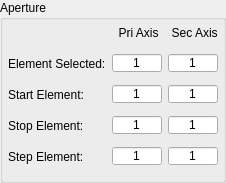
            <widget class="QGroupBox" name="BoxAperture">
             <property name="maximumSize">
              <size>
               <width>310</width>
               <height>180</height>
              </size>
             </property>
             <property name="title">
              <string>Aperture</string>
             </property>
             <layout class="QGridLayout" name="gridLayout_24">
              <property name="leftMargin">
               <number>5</number>
              </property>
              <property name="topMargin">
               <number>0</number>
              </property>
              <property name="rightMargin">
               <number>5</number>
              </property>
              <item row="0" column="0">
               <layout class="QGridLayout" name="gridLayout_12">
                <item row="0" column="1">
                 <widget class="QLabel" name="LlabelPriAxis">
                  <property name="sizePolicy">
                   <sizepolicy hsizetype="Preferred" vsizetype="Fixed">
                    <horstretch>0</horstretch>
                    <verstretch>0</verstretch>
                   </sizepolicy>
                  </property>
                  <property name="minimumSize">
                   <size>
                    <width>0</width>
                    <height>25</height>
                   </size>
                  </property>
                  <property name="maximumSize">
                   <size>
                    <width>16777215</width>
                    <height>25</height>
                   </size>
                  </property>
                  <property name="text">
                   <string> Pri Axis</string>
                  </property>
                  <property name="alignment">
                   <set>Qt::AlignCenter</set>
                  </property>
                 </widget>
                </item>
                <item row="0" column="2">
                 <widget class="QLabel" name="LlabelSecAxis">
                  <property name="text">
                   <string> Sec Axis</string>
                  </property>
                  <property name="alignment">
                   <set>Qt::AlignCenter</set>
                  </property>
                 </widget>
                </item>
                <item row="1" column="0">
                 <widget class="QLabel" name="LabelElementSelect">
                  <property name="sizePolicy">
                   <sizepolicy hsizetype="Preferred" vsizetype="Preferred">
                    <horstretch>0</horstretch>
                    <verstretch>0</verstretch>
                   </sizepolicy>
                  </property>
                  <property name="minimumSize">
                   <size>
                    <width>75</width>
                    <height>25</height>
                   </size>
                  </property>
                  <property name="maximumSize">
                   <size>
                    <width>1777125</width>
                    <height>25</height>
                   </size>
                  </property>
                  <property name="text">
                   <string>Element Selected:</string>
                  </property>
                 </widget>
                </item>
                <item row="1" column="1">
                 <widget class="QSpinBox" name="ValueElementQtyPri">
                  <property name="sizePolicy">
                   <sizepolicy hsizetype="Minimum" vsizetype="Fixed">
                    <horstretch>0</horstretch>
                    <verstretch>0</verstretch>
                   </sizepolicy>
                  </property>
                  <property name="minimumSize">
                   <size>
                    <width>50</width>
                    <height>20</height>
                   </size>
                  </property>
                  <property name="maximumSize">
                   <size>
                    <width>16777215</width>
                    <height>20</height>
                   </size>
                  </property>
                  <property name="alignment">
                   <set>Qt::AlignCenter</set>
                  </property>
                  <property name="buttonSymbols">
                   <enum>QAbstractSpinBox::NoButtons</enum>
                  </property>
                  <property name="minimum">
                   <number>1</number>
                  </property>
                  <property name="maximum">
                   <number>32</number>
                  </property>
                 </widget>
                </item>
                <item row="1" column="2">
                 <widget class="QSpinBox" name="ValueElementQtySec">
                  <property name="sizePolicy">
                   <sizepolicy hsizetype="Minimum" vsizetype="Fixed">
                    <horstretch>0</horstretch>
                    <verstretch>0</verstretch>
                   </sizepolicy>
                  </property>
                  <property name="minimumSize">
                   <size>
                    <width>50</width>
                    <height>20</height>
                   </size>
                  </property>
                  <property name="maximumSize">
                   <size>
                    <width>16777215</width>
                    <height>20</height>
                   </size>
                  </property>
                  <property name="alignment">
                   <set>Qt::AlignCenter</set>
                  </property>
                  <property name="buttonSymbols">
                   <enum>QAbstractSpinBox::NoButtons</enum>
                  </property>
                  <property name="minimum">
                   <number>1</number>
                  </property>
                  <property name="maximum">
                   <number>32</number>
                  </property>
                 </widget>
                </item>
                <item row="2" column="0">
                 <widget class="QLabel" name="LabelElementStart">
                  <property name="sizePolicy">
                   <sizepolicy hsizetype="Fixed" vsizetype="Fixed">
                    <horstretch>0</horstretch>
                    <verstretch>0</verstretch>
                   </sizepolicy>
                  </property>
                  <property name="minimumSize">
                   <size>
                    <width>75</width>
                    <height>25</height>
                   </size>
                  </property>
                  <property name="maximumSize">
                   <size>
                    <width>1777125</width>
                    <height>25</height>
                   </size>
                  </property>
                  <property name="text">
                   <string>Start Element:</string>
                  </property>
                 </widget>
                </item>
                <item row="2" column="1">
                 <widget class="QSpinBox" name="ValueElementStartPri">
                  <property name="sizePolicy">
                   <sizepolicy hsizetype="Minimum" vsizetype="Fixed">
                    <horstretch>0</horstretch>
                    <verstretch>0</verstretch>
                   </sizepolicy>
                  </property>
                  <property name="minimumSize">
                   <size>
                    <width>50</width>
                    <height>20</height>
                   </size>
                  </property>
                  <property name="maximumSize">
                   <size>
                    <width>16777215</width>
                    <height>20</height>
                   </size>
                  </property>
                  <property name="alignment">
                   <set>Qt::AlignCenter</set>
                  </property>
                  <property name="buttonSymbols">
                   <enum>QAbstractSpinBox::NoButtons</enum>
                  </property>
                  <property name="minimum">
                   <number>1</number>
                  </property>
                  <property name="maximum">
                   <number>128</number>
                  </property>
                 </widget>
                </item>
                <item row="2" column="2">
                 <widget class="QSpinBox" name="ValueElementStartSec">
                  <property name="sizePolicy">
                   <sizepolicy hsizetype="Minimum" vsizetype="Fixed">
                    <horstretch>0</horstretch>
                    <verstretch>0</verstretch>
                   </sizepolicy>
                  </property>
                  <property name="minimumSize">
                   <size>
                    <width>50</width>
                    <height>20</height>
                   </size>
                  </property>
                  <property name="maximumSize">
                   <size>
                    <width>16777215</width>
                    <height>20</height>
                   </size>
                  </property>
                  <property name="alignment">
                   <set>Qt::AlignCenter</set>
                  </property>
                  <property name="buttonSymbols">
                   <enum>QAbstractSpinBox::NoButtons</enum>
                  </property>
                  <property name="minimum">
                   <number>1</number>
                  </property>
                  <property name="maximum">
                   <number>128</number>
                  </property>
                 </widget>
                </item>
                <item row="3" column="0">
                 <widget class="QLabel" name="LabelElementStop">
                  <property name="sizePolicy">
                   <sizepolicy hsizetype="Fixed" vsizetype="Fixed">
                    <horstretch>0</horstretch>
                    <verstretch>0</verstretch>
                   </sizepolicy>
                  </property>
                  <property name="minimumSize">
                   <size>
                    <width>75</width>
                    <height>25</height>
                   </size>
                  </property>
                  <property name="maximumSize">
                   <size>
                    <width>75</width>
                    <height>25</height>
                   </size>
                  </property>
                  <property name="text">
                   <string>Stop Element:</string>
                  </property>
                 </widget>
                </item>
                <item row="3" column="1">
                 <widget class="QSpinBox" name="ValueElementStopPri">
                  <property name="sizePolicy">
                   <sizepolicy hsizetype="Minimum" vsizetype="Fixed">
                    <horstretch>0</horstretch>
                    <verstretch>0</verstretch>
                   </sizepolicy>
                  </property>
                  <property name="minimumSize">
                   <size>
                    <width>50</width>
                    <height>20</height>
                   </size>
                  </property>
                  <property name="maximumSize">
                   <size>
                    <width>16777215</width>
                    <height>20</height>
                   </size>
                  </property>
                  <property name="alignment">
                   <set>Qt::AlignCenter</set>
                  </property>
                  <property name="buttonSymbols">
                   <enum>QAbstractSpinBox::NoButtons</enum>
                  </property>
                  <property name="minimum">
                   <number>1</number>
                  </property>
                  <property name="maximum">
                   <number>128</number>
                  </property>
                 </widget>
                </item>
                <item row="3" column="2">
                 <widget class="QSpinBox" name="ValueElementStopSec">
                  <property name="sizePolicy">
                   <sizepolicy hsizetype="Minimum" vsizetype="Fixed">
                    <horstretch>0</horstretch>
                    <verstretch>0</verstretch>
                   </sizepolicy>
                  </property>
                  <property name="minimumSize">
                   <size>
                    <width>50</width>
                    <height>20</height>
                   </size>
                  </property>
                  <property name="maximumSize">
                   <size>
                    <width>16777215</width>
                    <height>20</height>
                   </size>
                  </property>
                  <property name="alignment">
                   <set>Qt::AlignCenter</set>
                  </property>
                  <property name="buttonSymbols">
                   <enum>QAbstractSpinBox::NoButtons</enum>
                  </property>
                  <property name="minimum">
                   <number>1</number>
                  </property>
                  <property name="maximum">
                   <number>128</number>
                  </property>
                 </widget>
                </item>
                <item row="4" column="0">
                 <widget class="QLabel" name="LabelElementStep">
                  <property name="sizePolicy">
                   <sizepolicy hsizetype="Fixed" vsizetype="Fixed">
                    <horstretch>0</horstretch>
                    <verstretch>0</verstretch>
                   </sizepolicy>
                  </property>
                  <property name="minimumSize">
                   <size>
                    <width>75</width>
                    <height>25</height>
                   </size>
                  </property>
                  <property name="maximumSize">
                   <size>
                    <width>75</width>
                    <height>25</height>
                   </size>
                  </property>
                  <property name="text">
                   <string>Step Element:</string>
                  </property>
                 </widget>
                </item>
                <item row="4" column="1">
                 <widget class="QSpinBox" name="ValueElementStepPri">
                  <property name="sizePolicy">
                   <sizepolicy hsizetype="Minimum" vsizetype="Fixed">
                    <horstretch>0</horstretch>
                    <verstretch>0</verstretch>
                   </sizepolicy>
                  </property>
                  <property name="minimumSize">
                   <size>
                    <width>50</width>
                    <height>20</height>
                   </size>
                  </property>
                  <property name="maximumSize">
                   <size>
                    <width>16777215</width>
                    <height>20</height>
                   </size>
                  </property>
                  <property name="alignment">
                   <set>Qt::AlignCenter</set>
                  </property>
                  <property name="buttonSymbols">
                   <enum>QAbstractSpinBox::NoButtons</enum>
                  </property>
                  <property name="minimum">
                   <number>1</number>
                  </property>
                  <property name="maximum">
                   <number>128</number>
                  </property>
                 </widget>
                </item>
                <item row="4" column="2">
                 <widget class="QSpinBox" name="ValueElementStepSec">
                  <property name="sizePolicy">
                   <sizepolicy hsizetype="Minimum" vsizetype="Fixed">
                    <horstretch>0</horstretch>
                    <verstretch>0</verstretch>
                   </sizepolicy>
                  </property>
                  <property name="minimumSize">
                   <size>
                    <width>50</width>
                    <height>20</height>
                   </size>
                  </property>
                  <property name="maximumSize">
                   <size>
                    <width>16777215</width>
                    <height>20</height>
                   </size>
                  </property>
                  <property name="alignment">
                   <set>Qt::AlignCenter</set>
                  </property>
                  <property name="buttonSymbols">
                   <enum>QAbstractSpinBox::NoButtons</enum>
                  </property>
                  <property name="minimum">
                   <number>1</number>
                  </property>
                  <property name="maximum">
                   <number>128</number>
                  </property>
                 </widget>
                </item>
               </layout>
              </item>
             </layout>
            </widget>
